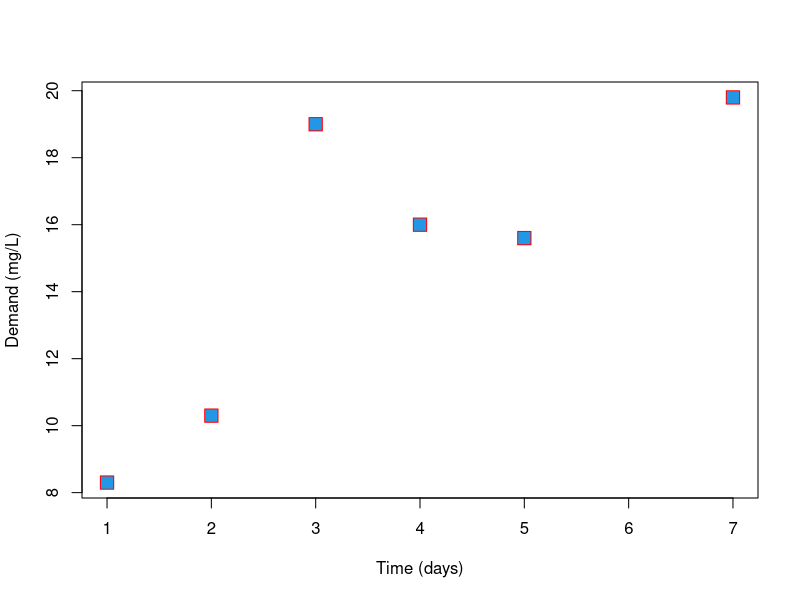

Write R code to recreate this figure.
## ---- chunk 1
knitr::opts_chunk$set(echo = T)
library(stats)
library(ggplot2)
## ---- chunk 2
help(BOD)
## ---- chunk 3
knitr::kable(BOD,caption="**Tabla 1.**Demanda bioquímica de oxígeno")

## ---- chunk 4

plot(BOD,col="red",bg=4,pch=22,cex=2,ylab="Demand (mg/L)",xlab="Time (days)")

